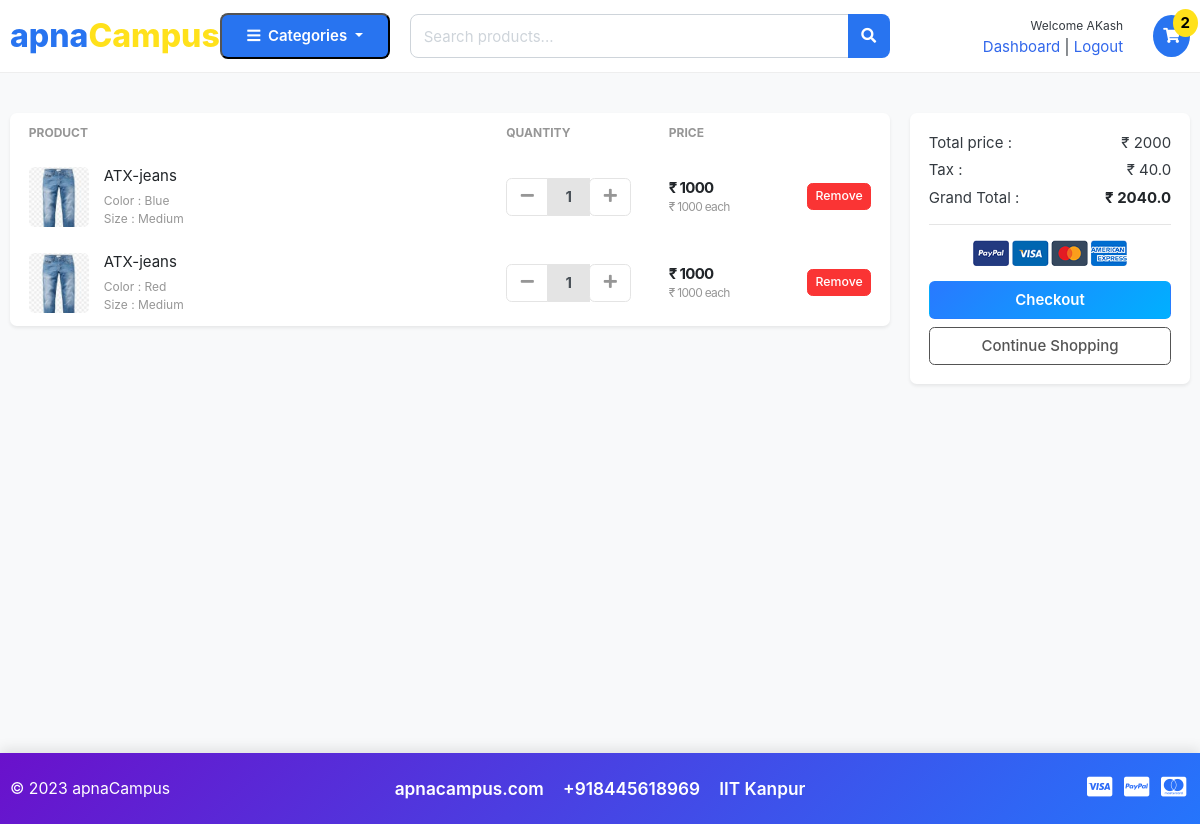
Screenshot of /cart/ (signed in) with the database file from the repository.
### accounts/models.py (models this page shows, shortened)
class Account(AbstractBaseUser):
    first_name  = models.CharField(max_length =50)
    last_name   = models.CharField(max_length =50)
    username    = models.CharField(max_length =50, unique =True)
    email       = models.EmailField(max_length=100,unique = True)
    phone_number = models.CharField(max_length =50)
    date_joined = models.DateTimeField(auto_now_add =True)
    last_login = models.DateTimeField(auto_now_add = True)
    is_admin = models.BooleanField(default = False)
    is_staff = models.BooleanField(default = False)
    is_active = models.BooleanField(default = False)
    is_superadmin = models.BooleanField(default = False)
    USERNAME_FIELD = 'email'
    REQUIRED_FIELDS =['username','first_name','last_name']
    objects = MyAccountManager()

### carts/models.py (models this page shows, shortened)
class CartItem(models.Model):
    user=models.ForeignKey(Account, on_delete=models.CASCADE, null=True)
    product = models.ForeignKey(Product, on_delete=models.CASCADE)
    variations=models.ManyToManyField(Variation, blank= True)
    cart = models.ForeignKey(Cart, on_delete=models.CASCADE, null=True)
    quantity = models.IntegerField()
    is_active = models.BooleanField(default = True)
    def sub_total(self):
        return self.product.price * self.quantity

### store/models.py (models this page shows, shortened)
class Product(models.Model):
    product_name   = models.CharField(max_length =200, unique =True)
    slug           = models.SlugField(max_length=200,unique = True)
    description    = models.TextField(max_length = 500, blank = True)
    price          = models.IntegerField()
    images         = models.ImageField(upload_to='photos/products')
    stock          = models.IntegerField()
    is_available   = models.BooleanField(default = True)
    category       = models.ForeignKey(Category, on_delete=models.CASCADE)
    created_date   = models.DateTimeField(auto_now_add = True)
    modified_date  = models.DateTimeField(auto_now =True)
    def get_url(self):
        return reverse('product_detail',args =[self.category.slug, self.slug ])

class Variation(models.Model):
    product = models.ForeignKey(Product, on_delete=models.CASCADE)
    variation_category = models.CharField(max_length = 100, choices = variation_category_choice)
    variation_value = models.CharField(max_length =100)
    is_active = models.BooleanField(default = True)
    created_date = models.DateTimeField(auto_now=True)
    objects = VariationManager()

### carts/views.py (the view)
# urls.py: path('cart/', include('carts.urls')),
def cart(request, total = 0, quantity = 0, cart_item = None):
    try:
        tax = 0
        grand_total = 0
        if request.user.is_authenticated:
            cart_items = CartItem.objects.filter(user=request.user, is_active = True)
        else:
            cart_items = []
            cart = Cart.objects.get(cart_id = _cart_id(request))
            cart_items = CartItem.objects.filter(cart=cart, is_active = True)
        for cart_item in cart_items:
            total += (cart_item.product.price * cart_item.quantity)
            quantity += cart_item.quantity
        tax = (2 * total) / 100
        grand_total = total + tax
    except ObjectDoesNotExist:
        pass # just ignore
    context = {
        'total' : total,
        'quantity' : quantity,
        'cart_items' : cart_items,
        'tax' : tax,
        'grand_total':grand_total,
    }
    return render(request, 'store/cart.html', context)

### carts/context_processors.py (called while the page is built)
def counter(request):
    cart_count = 0
    if 'admin' in request.path:
        return {}
    else:
        try:
            cart = Cart.objects.filter(cart_id =_cart_id(request))
            if request.user.is_authenticated:
                cart_items = CartItem.objects.all().filter(user=request.user)
            else:
                cart_items = CartItem.objects.all().filter(cart=cart[:1])
            for cart_item in cart_items:
                cart_count += cart_item.quantity
        except Cart.DoesNotExist:
            cart_count = 0
    return dict(cart_count = cart_count)

### carts/views.py (called while the page is built)
def _cart_id(request):   #private function
    cart = request.session.session_key
    if not cart:
        cart = request.session.create()
    return cart

### category/context_processors.py (called while the page is built)
def menu_links(request):
    links = Category.objects.all()
    return dict(links=links)

### category/models.py (called while the page is built)
    def get_url(self):
             return reverse('product_by_category', args =[self.slug])

### templates/store/cart.html (shortened to what this page needs)
{% extends 'base.html' %}
{% load static %}
{% block content %}
<section class="section-content padding-y bg" style="min-height:85vh;">
<div class="container">
{% if not cart_items %}
    <h2 class="text-center my-5" style="color:#555;">Your Shopping Cart is Empty</h2>
    <div class="text-center mb-5">
        <a href="{% url 'store' %}" class="btn btn-gradient-primary" style="background: linear-gradient(135deg, #2979ff, #00b0ff); color:white; font-weight:600;">Continue Shopping</a>
    </div>
{% else %}
<div class="row">
    <aside class="col-lg-9 mb-4">
        <div class="card shadow-sm border-0 rounded-lg">
            <table class="table table-borderless table-shopping-cart mb-0">
                <thead class="text-muted small text-uppercase">
                    <tr>
                        <th scope="col">Product</th>
                        <th scope="col" width="120">Quantity</th>
                        <th scope="col" width="120">Price</th>
                        <th scope="col" class="text-right" width="120"> </th>
                    </tr>
                </thead>
                <tbody>
                    {% for cart_item in cart_items %}
                    <tr class="align-middle">
                        <td>
                            <figure class="itemside align-items-center">
                                <div class="aside"><img src="{{ cart_item.product.images.url }}" class="img-sm rounded"></div>
                                <figcaption class="info">
                                    <a href="{{ cart_item.product.get_url }}" class="title text-dark">{{ cart_item.product.product_name }}</a>
                                    <p class="text-muted small">
                                        {% if cart_item.variations.all %}
                                            {% for item in cart_item.variations.all %}
                                                {{ item.variation_category |capfirst }} : {{ item.variation_value |capfirst}} <br>
                                            {% endfor %}
                                        {% endif %}
                                    </p>
                                </figcaption>
                            </figure>
                        </td>
                        <td>
                            <div class="input-group input-spinner">
                                <div class="input-group-prepend">
                                    <a href="{% url 'remove_cart' cart_item.product.id cart_item.id %}" class="btn btn-light" type="button"><i class="fa fa-minus"></i></a>
                                </div>
                                <input type="text" class="form-control text-center" value="{{ cart_item.quantity }}" readonly>
                                <div class="input-group-append">
                                    <form action="{% url 'add_cart' cart_item.product.id %}" method="POST">
                                        <button class="btn btn-light" type="submit"><i class="fa fa-plus"></i></button>
                                    </form>
                                </div>
                            </div>
                        </td>
                        <td>
                            <div class="price-wrap">
                                <var class="price">₹ {{ cart_item.sub_total }}</var>
                                <small class="text-muted">₹ {{ cart_item.product.price }} each</small>
                            </div>
                        </td>
                        <td class="text-right">
                            <a href="{% url 'remove_cart_item' cart_item.product.id cart_item.id %}" onclick="return confirm('Are you sure you want to delete this item?')" class="btn btn-danger btn-sm">Remove</a>
                        </td>
                    </tr>
                    {% endfor %}
                </tbody>
            </table>
        </div>
    </aside>
    <aside class="col-lg-3 mb-4">
        <div class="card shadow-sm border-0 rounded-lg">
            <div class="card-body">
                <dl class="dlist-align">
                    <dt>Total price :</dt>
                    <dd class="text-right">₹ {{ total }}</dd>
                </dl>
                <dl class="dlist-align">
                    <dt>Tax :</dt>
                    <dd class="text-right">₹ {{ tax }}</dd>
                </dl>
                <dl class="dlist-align">
                    <dt>Grand Total :</dt>
                    <dd class="text-right text-dark b"><strong>₹ {{ grand_total }}</strong></dd>
                </dl>
                <hr>
                <p class="text-center mb-3">
                    <img src="{% static './images/misc/payments.png' %}" height="26">
                </p>
                <a href="{% url 'checkout' %}" class="btn btn-gradient-primary btn-block mb-2" style="background: linear-gradient(135deg, #2979ff, #00b0ff); color:white; font-weight:600;">Checkout</a>
                <a href="{% url 'store' %}" class="btn btn-outline-secondary btn-block">Continue Shopping</a>
            </div>
        </div>
    </aside>
</div>
{% endif %}
</div>
</section>
{% endblock %}

### templates/includes/navbar.html (shortened to what this page needs)
{% load static %}
<header class="section-header">
<section class="header-main">
    <div class="container">
        <div class="row align-items-center">
            <div class="col-lg-2 col-6 d-flex align-items-center logo-col">
                <a href="{% url 'home' %}">
                    <span class="apna-logo">apna<span class="campus-yellow">Campus</span></span>
                </a>
            </div>
            <div class="col-lg-2 col-6 d-flex align-items-center cat-col">
                <div class="dropdown w-100">
                    <button class="category-btn dropdown-toggle w-100" data-toggle="dropdown">
                        <i class="fa fa-bars mr-1"></i> Categories
                    </button>
                </div>
            </div>
            <div class="col-lg-5 col-12 mt-3 mt-lg-0">
                <form action="{% url 'search' %}" method="GET">
                    <div class="input-group">
                        <input type="text" name="keyword" class="form-control search-input" placeholder="Search products...">
                        <div class="input-group-append">
                            <button class="btn search-btn"><i class="fa fa-search"></i></button>
                        </div>
                    </div>
                </form>
            </div>
            <div class="col-lg-3 col-12 mt-3 mt-lg-0">
                <div class="d-flex justify-content-end align-items-center">
                    {% if user.id %}
                        <div class="mr-3 text-right">
                            <small>Welcome {{ user.first_name }}</small><br>
                            <a href="{% url 'dashboard' %}">Dashboard</a> |
                            <a href="{% url 'logout' %}">Logout</a>
                        </div>
                    {% else %}
                        <div class="mr-3 text-right">
                            <small>Welcome Guest!</small><br>
                            <a href="{% url 'login' %}">Sign in</a> |
                            <a href="{% url 'register' %}">Register</a>
                        </div>
                    {% endif %}
                    <a href="{% url 'cart' %}" class="position-relative ml-3">
                        <div class="cart-icon"><i class="fa fa-shopping-cart"></i></div>
                        <span class="cart-badge">{{ cart_count }}</span>
                    </a>
                </div>
            </div>
        </div>
    </div>
</section>
</header>

### static/css/ui.css (style rules this page uses)
html { font-family: "Inter", sans-serif; font-size: 15px; }
.price-wrap { letter-spacing: -0.7px; }
.img-xs, .img-sm, .img-md, .img-lg { -o-object-fit: cover; object-fit: cover; flex-shrink: 0; flex-grow: 0; }
.img-sm { width: 80px; height: 80px; }
.padding-y { padding-top: 40px; padding-bottom: 40px; }
var { font-style: normal; }
figure { margin-bottom: 0; }
.bg { background-color: #f8f9fa; }
.b { font-weight: 600; }
p:last-child { margin-bottom: 0; }
.header-main { position: relative; padding-top: 1rem; padding-bottom: 1rem; }
.btn-light { background-color: #fff; border-color: #e4e4e4; }
.btn-light i { color: #969696; }
.itemside { position: relative; display: flex; width: 100%; }
.itemside .aside { position: relative; flex-shrink: 0; }
.itemside .info { padding-left: 15px; padding-right: 7px; }
.itemside p { margin-bottom: 0; }
.itemside .title { display: block; margin-bottom: 5px; color: #212529; }
[class*=dlist-] { margin-bottom: 5px; }
[class*=dlist-] dd { margin-bottom: 0; }
.dlist-align { display: flex; }
.dlist-align dt { width: 150px; word-wrap: break-word; font-weight: normal; }
.dlist-align dd { flex-grow: 1; }
.price { font-weight: 600; color: #212529; }
.input-spinner { width: 125px; flex-wrap: nowrap; display: inline-flex; vertical-align: middle; }
.input-spinner input.form-control { text-align: center; max-width: 46px; font-weight: bold; flex-basis: 46px; border-color: #e4e4e4; flex-grow: 0; }
.input-spinner .btn { width: 42px; text-align: center; padding-left: 0.5rem; padding-right: 0.5rem; }
.table-shopping-cart.table td, .table-shopping-cart.table th { padding-left: 1.25rem; padding-right: 1.25rem; }
.table-shopping-cart .price-wrap { line-height: 1.2; }
.table-shopping-cart .price { font-weight: bold; margin-right: 5px; display: block; }

### templates/includes/navbar.html (style rules this page uses)
:root { --fp-blue: #2874F0; --fp-yellow: #FFE11B; }
.header-main { padding: 12px 0; background: #fff; border-bottom: 1px solid #eee; }
.apna-logo { font-size: 32px; font-weight: 800; color: var(--fp-blue); white-space: nowrap; display: inline-block; }
.campus-yellow { color: var(--fp-yellow); }
.category-btn { background: var(--fp-blue); color: white; border-radius: 8px; padding: 10px 18px; font-weight: 600; white-space: nowrap; }
.search-input { height: 44px; border-radius: 8px 0 0 8px; }
.search-btn { height: 44px; background: var(--fp-blue); color: white; border-radius: 0 8px 8px 0; }
.cart-icon { background: var(--fp-blue); color: white; padding: 10px; border-radius: 50%; }
.cart-badge { background: var(--fp-yellow); color: black; font-weight: bold; position: absolute; top: -6px; right: -8px; padding: 3px 8px; border-radius: 50%; }
.logo-col { padding-right: 20px !important; }
.cat-col { padding-left: 20px !important; }

### templates/store/cart.html (style rules this page uses)
.img-sm { width: 60px; height: 60px; object-fit: cover; }
.table-shopping-cart th, .table-shopping-cart td { vertical-align: middle; }
.input-spinner .form-control { max-width: 50px; }

### rows the page displays
Account: first_name "AKash"
CartItem: product.images (picture), product.product_name "ATX-jeans", quantity "1", sub_total "1000", product.price "1000"
Variation: variation_category "Color", variation_value "Blue"
Variation: variation_category "Size", variation_value "Medium"
CartItem: product.images (picture), product.product_name "ATX-jeans", quantity "1", sub_total "1000", product.price "1000"
Variation: variation_category "Color", variation_value "Red"

### other values shown
{{ cart_count }} "2"
{{ total }} "2000"
{{ tax }} "40.0"
{{ grand_total }} "2040.0"
